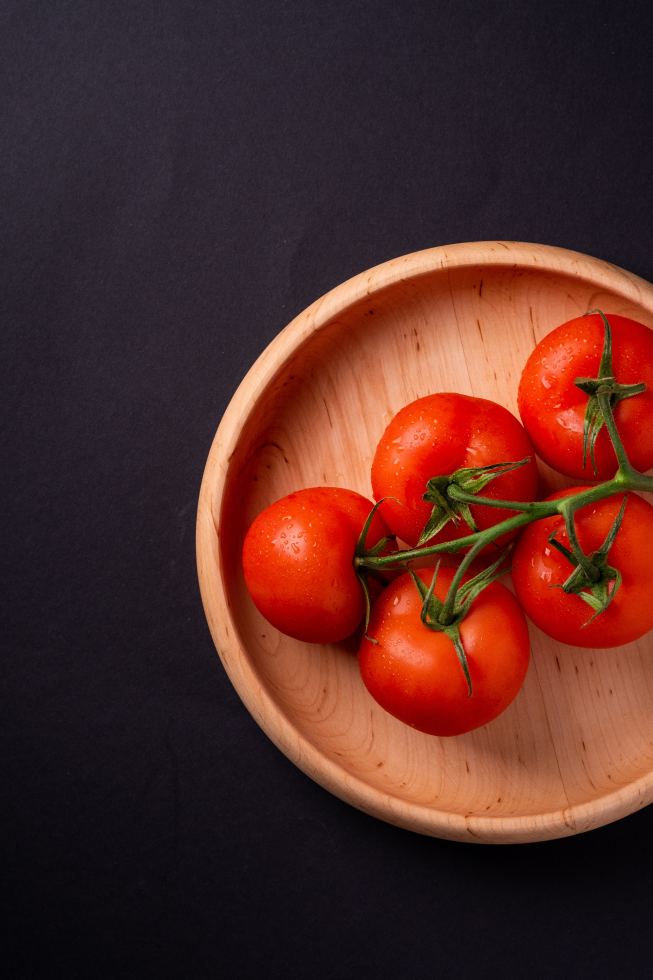
#> input picture tomato.jpg, 3264 x 4896 px (shown at 1/5 size)
$ python cartoonify.py
#> lines starting #> are read from the running program, lines starting #| are printed output that depends on the picture; after the words box and inside, x2 and y2 are one past the last pixel; in counts of white or black regions, pixels touching at a corner belong together
import cv2

img = cv2.imread("tomato.jpg")
#> img is the input picture: shape (4896, 3264, 3); mean B, G, R 37.9, 42.7, 83.3

down_width = 300
down_height = 300
down_points = (down_width, down_height)

img = cv2.resize(img, down_points, interpolation= cv2.INTER_LINEAR)
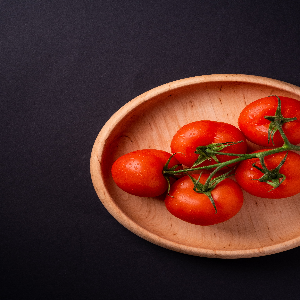
#> img: shape (300, 300, 3); mean B, G, R 37.8, 42.6, 83.2
gray = cv2.cvtColor(img, cv2.COLOR_BGR2GRAY)
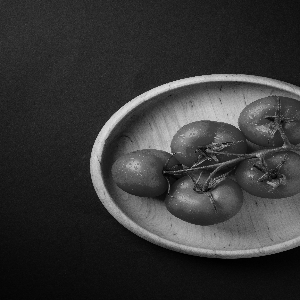
#> gray: shape (300, 300); min 0, max 223, mean 54.2
gray = cv2.medianBlur(gray, 3)
outlines = cv2.adaptiveThreshold(gray, 255,
                                 cv2.ADAPTIVE_THRESH_MEAN_C,
                                 cv2.THRESH_BINARY, 11, 11)
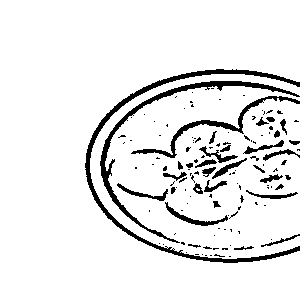
#> outlines: shape (300, 300); 91.5% white; 130 black regions (97 under 20 px), largest, box (x1, y1, x2, y2) and area: (85, 69, 300, 263) 2243, (100, 81, 300, 243) 1625, (131, 96, 300, 158) 867

color = cv2.bilateralFilter(img, 5, 255, 255)
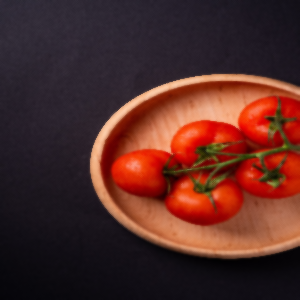
#> color: shape (300, 300, 3); mean B, G, R 37.7, 42.6, 83.2
cartoon = cv2.bitwise_and(color, color, mask=outlines)
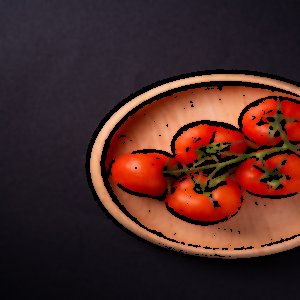
#> cartoon: shape (300, 300, 3); mean B, G, R 36.1, 39.7, 73.6

cv2.imshow("Original Image", img)
cv2.imshow("Cartoon", cartoon)
cv2.waitKey(0)
cv2.destroyAllWindows()
